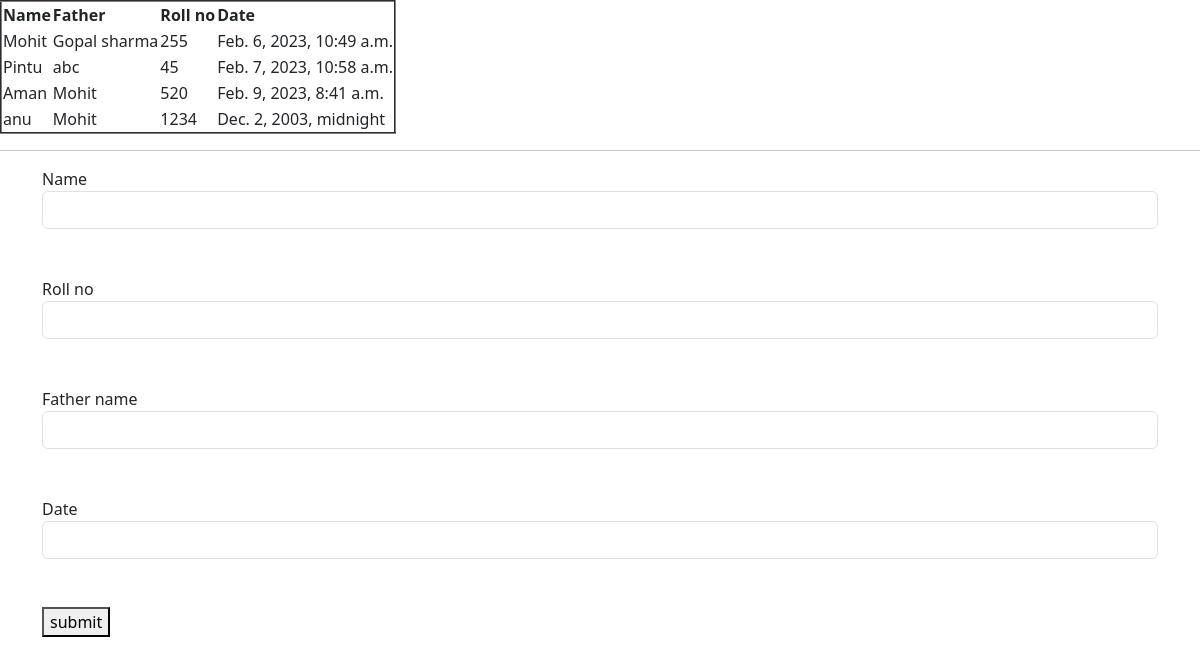
The page /list/ on the database as committed earlier.
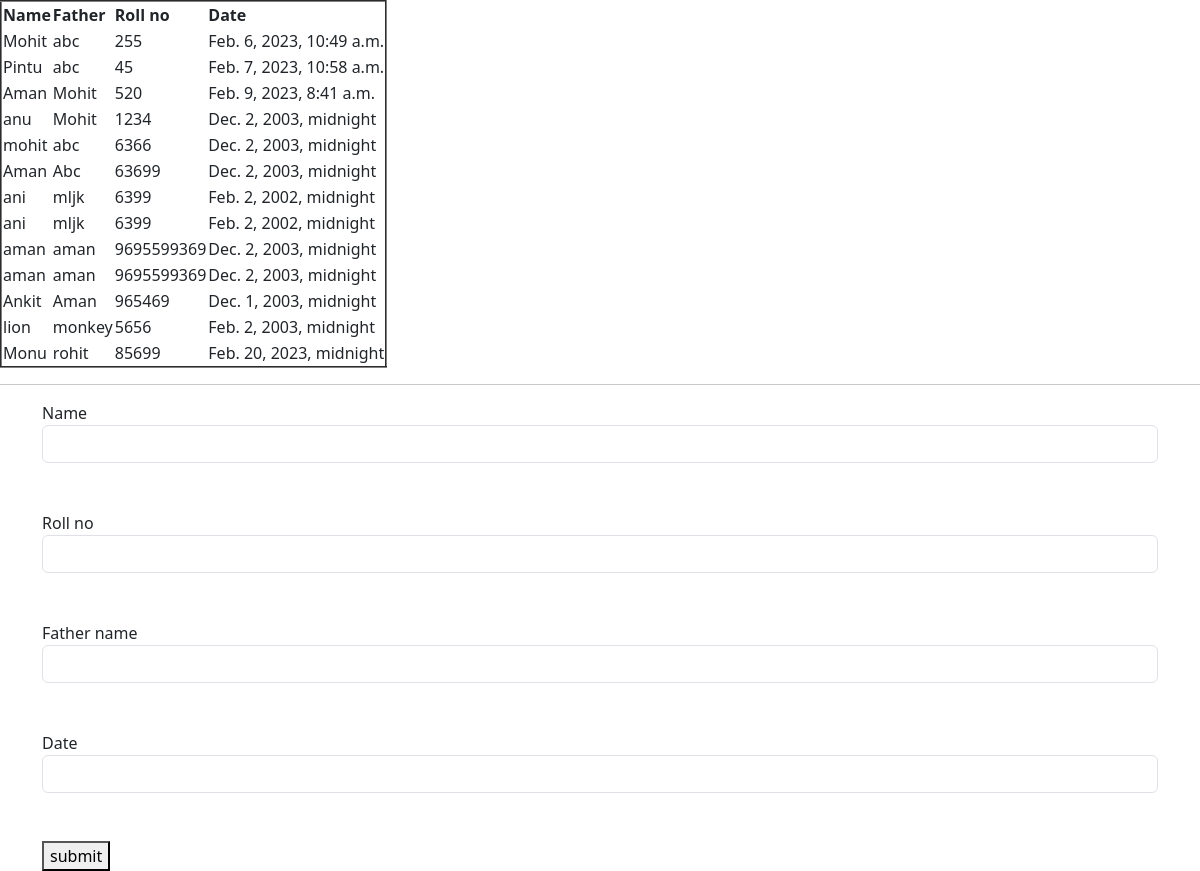
The same page on the database as committed later.
### myapp/models.py (models this page shows)
class Student(models.Model):
    name=models.CharField(max_length=100)
    roll_no=models.IntegerField()
    father_name=models.CharField(max_length=100)
    date=models.DateTimeField()
    image=models.ImageField(upload_to="media")

### myapp/views.py (the view)
# urls.py: path('list/',views.list,name="list")
def list(request):
    a=Student.objects.all()
    print(a)
    if request.method == "POST":
        b = listforms(data=request.POST)
        if b.is_valid():
            name = b.cleaned_data['name']
            father = b.cleaned_data['father_name']
            roll_no = b.cleaned_data['roll_no']
            date = b.cleaned_data['date']
            Student(name=name, father_name=father,
                    roll_no=roll_no, date=date).save()
            return redirect("/list/")
    else:
     b = listforms()
    context = {
        'b': b,
        'a':a
    }
    return render(request, 'index.html', context)

### myapp/forms.py
class listforms(forms.Form):
    name=forms.CharField(widget=forms.TextInput(attrs={'class':'form-control','id':'m'}))
    roll_no=forms.IntegerField(widget=forms.TextInput(attrs={'class':'form-control'}))
    father_name=forms.CharField(widget=forms.TextInput(attrs={'class':'form-control'}))
    date=forms.DateTimeField(widget=forms.TextInput(attrs={'class':'form-control'}))

### templates/index.html (shortened to what this page needs)
<!DOCTYPE html>
<html lang="en">
  <head>
    <link href="https://cdn.jsdelivr.net/npm/bootstrap@5.3.0-alpha1/dist/css/bootstrap.min.css" rel="stylesheet" />
  </head>
  <body>
    <div>
        <table border="2">
          <tr>
            <th>Name</th>
            <th>Father</th>
            <th>Roll no</th>
            <th>Date</th>
          </tr>
        {% for i in a %}
          <tr>
            <td>{{i.name}}</td>
            <td>{{i.father_name}}</td>
            <td>{{i.roll_no}}</td>
            <td>{{i.date}}</td>
          </tr>
          {% endfor %}
        </table>
    </div>
    <hr />
    <div class="container">
      <form action="" method="post">
        {% for i in b %}
          {{ i.label }} {{ i }} <br /> <br />
        {% endfor %}
        <button>submit</button>
      </form>
    </div>
  </body>
</html>

Rows that differ between the two databases and show on the page:
changed Student "Feb. 6, 2023, 10:49 a.m.": father_name "Gopal sharma" → "abc"
added Student: name "mohit", father_name "abc", roll_no "6366", date "Dec. 2, 2003, midnight"
added Student: name "Aman", father_name "Abc", roll_no "63699", date "Dec. 2, 2003, midnight"
added Student: name "ani", father_name "mljk", roll_no "6399", date "Feb. 2, 2002, midnight"
added Student: name "ani", father_name "mljk", roll_no "6399", date "Feb. 2, 2002, midnight"
added Student: name "aman", father_name "aman", roll_no "9695599369", date "Dec. 2, 2003, midnight"
added Student: name "aman", father_name "aman", roll_no "9695599369", date "Dec. 2, 2003, midnight"
added Student: name "Ankit", father_name "Aman", roll_no "965469", date "Dec. 1, 2003, midnight"
added Student: name "lion", father_name "monkey", roll_no "5656", date "Feb. 2, 2003, midnight"
added Student: name "Monu", father_name "rohit", roll_no "85699", date "Feb. 20, 2023, midnight"
